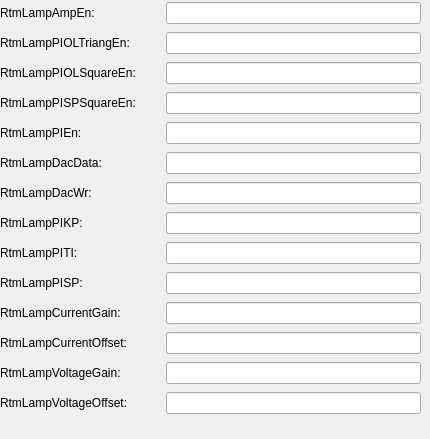
   <widget class="QWidget" name="tab_8">
    <attribute name="title">
     <string>CH5</string>
    </attribute>
    <widget class="QWidget" name="gridLayoutWidget_7">
     <property name="geometry">
      <rect>
       <x>0</x>
       <y>0</y>
       <width>421</width>
       <height>430</height>
      </rect>
     </property>
     <layout class="QGridLayout" name="gridLayout_7">
      <item row="16" column="0">
       <widget class="QLabel" name="label_75">
        <property name="text">
         <string>RtmLampPIOLSquareEn:</string>
        </property>
       </widget>
      </item>
      <item row="15" column="0">
       <widget class="QLabel" name="label_71">
        <property name="text">
         <string>RtmLampPIOLTriangEn:     </string>
        </property>
       </widget>
      </item>
      <item row="22" column="2">
       <widget class="PyDMLineEdit" name="PyDMLineEdit_62">
        <property name="toolTip">
         <string/>
        </property>
        <property name="channel" stdset="0">
         <string>XX-99SL01:DI-FOFBCtrl:RtmLampPITICH5-SP</string>
        </property>
       </widget>
      </item>
      <item row="14" column="1">
       <widget class="PyDMLabel" name="PyDMLabel_75">
        <property name="toolTip">
         <string/>
        </property>
        <property name="channel" stdset="0">
         <string>XX-99SL01:DI-FOFBCtrl:RtmLampAmpEnCH5-RB</string>
        </property>
       </widget>
      </item>
      <item row="21" column="1">
       <widget class="PyDMLabel" name="PyDMLabel_76">
        <property name="toolTip">
         <string/>
        </property>
        <property name="channel" stdset="0">
         <string>XX-99SL01:DI-FOFBCtrl:RtmLampPIKPCH5-RB</string>
        </property>
       </widget>
      </item>
      <item row="21" column="2">
       <widget class="PyDMLineEdit" name="PyDMLineEdit_68">
        <property name="toolTip">
         <string/>
        </property>
        <property name="channel" stdset="0">
         <string>XX-99SL01:DI-FOFBCtrl:RtmLampPIKPCH5-SP</string>
        </property>
       </widget>
      </item>
      <item row="20" column="0">
       <widget class="QLabel" name="label_73">
        <property name="text">
         <string>RtmLampDacWr:</string>
        </property>
       </widget>
      </item>
      <item row="20" column="2">
       <widget class="PyDMLineEdit" name="PyDMLineEdit_66">
        <property name="toolTip">
         <string/>
        </property>
        <property name="channel" stdset="0">
         <string>XX-99SL01:DI-FOFBCtrl:RtmLampDacWrCH5-SP</string>
        </property>
       </widget>
      </item>
      <item row="17" column="1">
       <widget class="PyDMLabel" name="PyDMLabel_73">
        <property name="toolTip">
         <string/>
        </property>
        <property name="channel" stdset="0">
         <string>XX-99SL01:DI-FOFBCtrl:RtmLampPISPSquareEnCH5-RB</string>
        </property>
       </widget>
      </item>
      <item row="22" column="1">
       <widget class="PyDMLabel" name="PyDMLabel_72">
        <property name="toolTip">
         <string/>
        </property>
        <property name="channel" stdset="0">
         <string>XX-99SL01:DI-FOFBCtrl:RtmLampPITICH5-RB</string>
        </property>
       </widget>
      </item>
      <item row="19" column="0">
       <widget class="QLabel" name="label_68">
        <property name="text">
         <string>RtmLampDacData:</string>
        </property>
       </widget>
      </item>
      <item row="23" column="1">
       <widget class="PyDMLabel" name="PyDMLabel_67">
        <property name="toolTip">
         <string/>
        </property>
        <property name="channel" stdset="0">
         <string>XX-99SL01:DI-FOFBCtrl:RtmLampPISPCH5-RB</string>
        </property>
       </widget>
      </item>
      <item row="14" column="0">
       <widget class="QLabel" name="label_72">
        <property name="text">
         <string>RtmLampAmpEn:</string>
        </property>
       </widget>
      </item>
      <item row="15" column="2">
       <widget class="PyDMLineEdit" name="PyDMLineEdit_65">
        <property name="toolTip">
         <string/>
        </property>
        <property name="channel" stdset="0">
         <string>XX-99SL01:DI-FOFBCtrl:RtmLampPIOLTriangEnCH5-SP</string>
        </property>
       </widget>
      </item>
      <item row="25" column="0">
       <widget class="QLabel" name="label_242">
        <property name="text">
         <string>RtmLampCurrentOffset:</string>
        </property>
       </widget>
      </item>
      <item row="16" column="2">
       <widget class="PyDMLineEdit" name="PyDMLineEdit_64">
        <property name="toolTip">
         <string/>
        </property>
        <property name="channel" stdset="0">
         <string>XX-99SL01:DI-FOFBCtrl:RtmLampPIOLSquareEnCH5-SP</string>
        </property>
       </widget>
      </item>
      <item row="21" column="0">
       <widget class="QLabel" name="label_67">
        <property name="text">
         <string>RtmLampPIKP:</string>
        </property>
       </widget>
      </item>
      <item row="19" column="1">
       <widget class="PyDMLabel" name="PyDMLabel_70">
        <property name="toolTip">
         <string/>
        </property>
        <property name="channel" stdset="0">
         <string>XX-99SL01:DI-FOFBCtrl:RtmLampDacDataCH5-RB</string>
        </property>
       </widget>
      </item>
      <item row="14" column="2">
       <widget class="PyDMLineEdit" name="PyDMLineEdit_67">
        <property name="toolTip">
         <string/>
        </property>
        <property name="channel" stdset="0">
         <string>XX-99SL01:DI-FOFBCtrl:RtmLampAmpEnCH5-SP</string>
        </property>
       </widget>
      </item>
      <item row="23" column="0">
       <widget class="QLabel" name="label_76">
        <property name="text">
         <string>RtmLampPISP:</string>
        </property>
       </widget>
      </item>
      <item row="17" column="0">
       <widget class="QLabel" name="label_69">
        <property name="text">
         <string>RtmLampPISPSquareEn:</string>
        </property>
       </widget>
      </item>
      <item row="20" column="1">
       <widget class="PyDMLabel" name="PyDMLabel_68">
        <property name="toolTip">
         <string/>
        </property>
        <property name="channel" stdset="0">
         <string>XX-99SL01:DI-FOFBCtrl:RtmLampDacWrCH5-RB</string>
        </property>
       </widget>
      </item>
      <item row="24" column="0">
       <widget class="QLabel" name="label_241">
        <property name="text">
         <string>RtmLampCurrentGain:</string>
        </property>
       </widget>
      </item>
      <item row="23" column="2">
       <widget class="PyDMLineEdit" name="PyDMLineEdit_61">
        <property name="toolTip">
         <string/>
        </property>
        <property name="channel" stdset="0">
         <string>XX-99SL01:DI-FOFBCtrl:RtmLampPISPCH5-SP</string>
        </property>
       </widget>
      </item>
      <item row="19" column="2">
       <widget class="PyDMLineEdit" name="PyDMLineEdit_59">
        <property name="toolTip">
         <string/>
        </property>
        <property name="channel" stdset="0">
         <string>XX-99SL01:DI-FOFBCtrl:RtmLampDacDataCH5-SP</string>
        </property>
       </widget>
      </item>
      <item row="18" column="0">
       <widget class="QLabel" name="label_70">
        <property name="text">
         <string>RtmLampPIEn:</string>
        </property>
       </widget>
      </item>
      <item row="22" column="0">
       <widget class="QLabel" name="label_74">
        <property name="text">
         <string>RtmLampPITI:</string>
        </property>
       </widget>
      </item>
      <item row="17" column="2">
       <widget class="PyDMLineEdit" name="PyDMLineEdit_63">
        <property name="toolTip">
         <string/>
        </property>
        <property name="channel" stdset="0">
         <string>XX-99SL01:DI-FOFBCtrl:RtmLampPISPSquareEnCH5-SP</string>
        </property>
       </widget>
      </item>
      <item row="18" column="2">
       <widget class="PyDMLineEdit" name="PyDMLineEdit_60">
        <property name="toolTip">
         <string/>
        </property>
        <property name="channel" stdset="0">
         <string>XX-99SL01:DI-FOFBCtrl:RtmLampPIEnCH5-SP</string>
        </property>
       </widget>
      </item>
      <item row="15" column="1">
       <widget class="PyDMLabel" name="PyDMLabel_74">
        <property name="toolTip">
         <string/>
        </property>
        <property name="channel" stdset="0">
         <string>XX-99SL01:DI-FOFBCtrl:RtmLampPIOLTriangEnCH5-RB</string>
        </property>
       </widget>
      </item>
      <item row="16" column="1">
       <widget class="PyDMLabel" name="PyDMLabel_71">
        <property name="toolTip">
         <string/>
        </property>
        <property name="channel" stdset="0">
         <string>XX-99SL01:DI-FOFBCtrl:RtmLampPIOLSquareEnCH5-RB</string>
        </property>
       </widget>
      </item>
      <item row="18" column="1">
       <widget class="PyDMLabel" name="PyDMLabel_69">
        <property name="toolTip">
         <string/>
        </property>
        <property name="channel" stdset="0">
         <string>XX-99SL01:DI-FOFBCtrl:RtmLampPIEnCH5-RB</string>
        </property>
       </widget>
      </item>
      <item row="26" column="0">
       <widget class="QLabel" name="label_243">
        <property name="text">
         <string>RtmLampVoltageGain:</string>
        </property>
       </widget>
      </item>
      <item row="27" column="0">
       <widget class="QLabel" name="label_244">
        <property name="text">
         <string>RtmLampVoltageOffset:</string>
        </property>
       </widget>
      </item>
      <item row="24" column="1">
       <widget class="PyDMLabel" name="PyDMLabel_169">
        <property name="toolTip">
         <string/>
        </property>
        <property name="channel" stdset="0">
         <string>XX-99SL01:DI-FOFBCtrl:RtmLampWvfGainCH5-SP</string>
        </property>
       </widget>
      </item>
      <item row="25" column="1">
       <widget class="PyDMLabel" name="PyDMLabel_170">
        <property name="toolTip">
         <string/>
        </property>
        <property name="channel" stdset="0">
         <string>XX-99SL01:DI-FOFBCtrl:RtmLampWvfOffsetCH5-SP</string>
        </property>
       </widget>
      </item>
      <item row="26" column="1">
       <widget class="PyDMLabel" name="PyDMLabel_171">
        <property name="toolTip">
         <string/>
        </property>
        <property name="channel" stdset="0">
         <string>XX-99SL01:DI-FOFBCtrl:RtmLampWvfGainCH13-SP</string>
        </property>
       </widget>
      </item>
      <item row="27" column="1">
       <widget class="PyDMLabel" name="PyDMLabel_172">
        <property name="toolTip">
         <string/>
        </property>
        <property name="channel" stdset="0">
         <string>XX-99SL01:DI-FOFBCtrl:RtmLampWvfOffsetCH13-SP</string>
        </property>
       </widget>
      </item>
      <item row="24" column="2">
       <widget class="PyDMLineEdit" name="PyDMLineEdit_96">
        <property name="toolTip">
         <string/>
        </property>
        <property name="channel" stdset="0">
         <string>XX-99SL01:DI-FOFBCtrl:RtmLampWvfGainCH5-SP</string>
        </property>
       </widget>
      </item>
      <item row="25" column="2">
       <widget class="PyDMLineEdit" name="PyDMLineEdit_97">
        <property name="toolTip">
         <string/>
        </property>
        <property name="channel" stdset="0">
         <string>XX-99SL01:DI-FOFBCtrl:RtmLampWvfOffsetCH5-SP</string>
        </property>
       </widget>
      </item>
      <item row="26" column="2">
       <widget class="PyDMLineEdit" name="PyDMLineEdit_98">
        <property name="toolTip">
         <string/>
        </property>
        <property name="channel" stdset="0">
         <string>XX-99SL01:DI-FOFBCtrl:RtmLampWvfGainCH13-SP</string>
        </property>
       </widget>
      </item>
      <item row="27" column="2">
       <widget class="PyDMLineEdit" name="PyDMLineEdit_99">
        <property name="toolTip">
         <string/>
        </property>
        <property name="channel" stdset="0">
         <string>XX-99SL01:DI-FOFBCtrl:RtmLampWvfOffsetCH13-SP</string>
        </property>
       </widget>
      </item>
     </layout>
    </widget>
   </widget>
